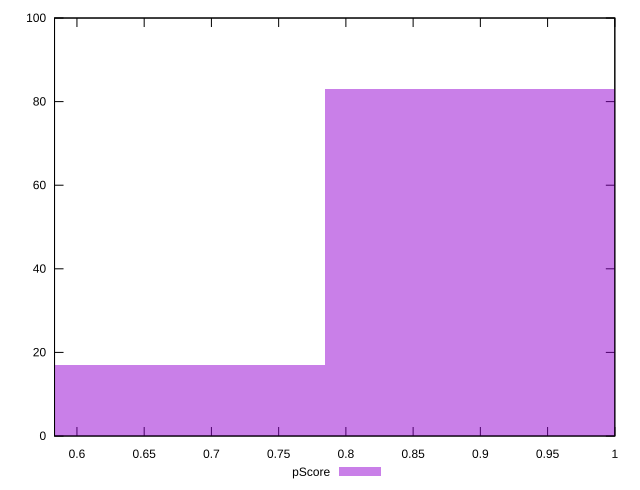

This chart was generated by the following gnuplot code:
reset

$pScore <<EOF
0.6724708692716892 17
0.8966278256955855 83
EOF

set key outside below
set boxwidth 0.22415695642389638
set xrange [0.5833333333333334:1]
set yrange [0:100]
set trange [0:100]
set style fill transparent solid 0.5 noborder
set terminal svg size 640, 490 enhanced background rgb 'white'
set output "report_00017_2021-02-10T15-08-03.406Z/uses-http2/samples/pages+cached+noadtech/pScore/histogram.svg"

plot $pScore title "pScore" with boxes

reset
